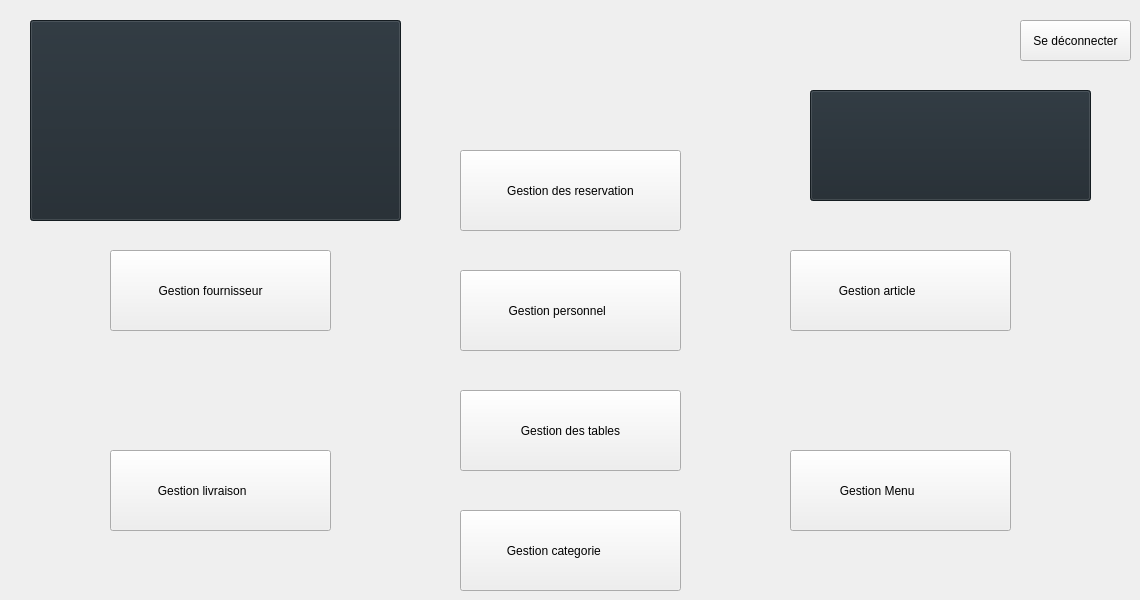
    <widget class="QWidget" name="acceuil">
     <widget class="QPushButton" name="gestion_personnel">
      <property name="geometry">
       <rect>
        <x>460</x>
        <y>270</y>
        <width>221</width>
        <height>81</height>
       </rect>
      </property>
      <property name="styleSheet">
       <string notr="true"/>
      </property>
      <property name="text">
       <string>Gestion personnel        </string>
      </property>
      <property name="icon">
       <iconset resource="Ressources.qrc">
        <normaloff>:/new/images/images/unnamed.png</normaloff>:/new/images/images/unnamed.png</iconset>
      </property>
      <property name="iconSize">
       <size>
        <width>40</width>
        <height>40</height>
       </size>
      </property>
     </widget>
     <widget class="QPushButton" name="gestio_tables">
      <property name="geometry">
       <rect>
        <x>460</x>
        <y>390</y>
        <width>221</width>
        <height>81</height>
       </rect>
      </property>
      <property name="text">
       <string>Gestion des tables</string>
      </property>
      <property name="icon">
       <iconset resource="Ressources.qrc">
        <normaloff>:/new/images/images/restaurant-table.png</normaloff>:/new/images/images/restaurant-table.png</iconset>
      </property>
      <property name="iconSize">
       <size>
        <width>40</width>
        <height>40</height>
       </size>
      </property>
     </widget>
     <widget class="QLabel" name="accueil">
      <property name="geometry">
       <rect>
        <x>470</x>
        <y>-50</y>
        <width>191</width>
        <height>51</height>
       </rect>
      </property>
      <property name="text">
       <string>&lt;html&gt;&lt;head/&gt;&lt;body&gt;&lt;p&gt;&lt;span style=&quot; font-size:26pt; font-weight:600; color:#aaaa00;&quot;&gt;ACCUEIL&lt;/span&gt;&lt;/p&gt;&lt;/body&gt;&lt;/html&gt;</string>
      </property>
      <property name="textFormat">
       <enum>Qt::RichText</enum>
      </property>
     </widget>
     <widget class="QPushButton" name="pushButton_4">
      <property name="geometry">
       <rect>
        <x>1020</x>
        <y>20</y>
        <width>111</width>
        <height>41</height>
       </rect>
      </property>
      <property name="text">
       <string>Se déconnecter</string>
      </property>
     </widget>
     <widget class="QPushButton" name="menu">
      <property name="geometry">
       <rect>
        <x>790</x>
        <y>450</y>
        <width>221</width>
        <height>81</height>
       </rect>
      </property>
      <property name="styleSheet">
       <string notr="true"/>
      </property>
      <property name="text">
       <string>Gestion Menu              </string>
      </property>
      <property name="icon">
       <iconset resource="Ressources.qrc">
        <normaloff>:/new/images/images/450210.png</normaloff>:/new/images/images/450210.png</iconset>
      </property>
      <property name="iconSize">
       <size>
        <width>38</width>
        <height>38</height>
       </size>
      </property>
     </widget>
     <widget class="QPushButton" name="gestion_categorie">
      <property name="geometry">
       <rect>
        <x>460</x>
        <y>510</y>
        <width>221</width>
        <height>81</height>
       </rect>
      </property>
      <property name="styleSheet">
       <string notr="true"/>
      </property>
      <property name="text">
       <string>Gestion categorie          </string>
      </property>
      <property name="icon">
       <iconset resource="Ressources.qrc">
        <normaloff>:/new/images/images/kissclipart-circle-clipart-number-brand-a48dff2275e177b8.png</normaloff>:/new/images/images/kissclipart-circle-clipart-number-brand-a48dff2275e177b8.png</iconset>
      </property>
      <property name="iconSize">
       <size>
        <width>40</width>
        <height>40</height>
       </size>
      </property>
     </widget>
     <widget class="QPushButton" name="gestion_livraison">
      <property name="geometry">
       <rect>
        <x>110</x>
        <y>450</y>
        <width>221</width>
        <height>81</height>
       </rect>
      </property>
      <property name="styleSheet">
       <string notr="true"/>
      </property>
      <property name="text">
       <string>Gestion livraison           </string>
      </property>
      <property name="icon">
       <iconset resource="Ressources.qrc">
        <normaloff>:/new/images/images/2830175.png</normaloff>:/new/images/images/2830175.png</iconset>
      </property>
      <property name="iconSize">
       <size>
        <width>40</width>
        <height>40</height>
       </size>
      </property>
     </widget>
     <widget class="QPushButton" name="gestion_fournisseur">
      <property name="geometry">
       <rect>
        <x>110</x>
        <y>250</y>
        <width>221</width>
        <height>81</height>
       </rect>
      </property>
      <property name="styleSheet">
       <string notr="true"/>
      </property>
      <property name="text">
       <string>Gestion fournisseur      </string>
      </property>
      <property name="icon">
       <iconset resource="Ressources.qrc">
        <normaloff>:/new/images/images/1561391-200.png</normaloff>:/new/images/images/1561391-200.png</iconset>
      </property>
      <property name="iconSize">
       <size>
        <width>40</width>
        <height>40</height>
       </size>
      </property>
     </widget>
     <widget class="QPushButton" name="pushButton">
      <property name="geometry">
       <rect>
        <x>810</x>
        <y>90</y>
        <width>281</width>
        <height>111</height>
       </rect>
      </property>
      <property name="styleSheet">
       <string notr="true">QPushButton
{
 
    background-color: #1e272e;
    
    border-color: #1e272e;
   
}</string>
      </property>
      <property name="text">
       <string/>
      </property>
      <property name="icon">
       <iconset resource="Ressources.qrc">
        <normaloff>:/new/images/images/ESPRIT.png</normaloff>:/new/images/images/ESPRIT.png</iconset>
      </property>
      <property name="iconSize">
       <size>
        <width>160</width>
        <height>160</height>
       </size>
      </property>
     </widget>
     <widget class="QPushButton" name="gestion_article">
      <property name="geometry">
       <rect>
        <x>790</x>
        <y>250</y>
        <width>221</width>
        <height>81</height>
       </rect>
      </property>
      <property name="styleSheet">
       <string notr="true"/>
      </property>
      <property name="text">
       <string>Gestion article              </string>
      </property>
      <property name="icon">
       <iconset resource="Ressources.qrc">
        <normaloff>:/new/images/images/1375136.png</normaloff>:/new/images/images/1375136.png</iconset>
      </property>
      <property name="iconSize">
       <size>
        <width>40</width>
        <height>40</height>
       </size>
      </property>
     </widget>
     <widget class="QPushButton" name="pushButton_acceuil">
      <property name="geometry">
       <rect>
        <x>460</x>
        <y>150</y>
        <width>221</width>
        <height>81</height>
       </rect>
      </property>
      <property name="styleSheet">
       <string notr="true"/>
      </property>
      <property name="text">
       <string>Gestion des reservation</string>
      </property>
      <property name="icon">
       <iconset resource="Ressources.qrc">
        <normaloff>:/new/images/images/restaurant-reservation-2-923477.png</normaloff>:/new/images/images/restaurant-reservation-2-923477.png</iconset>
      </property>
      <property name="iconSize">
       <size>
        <width>40</width>
        <height>40</height>
       </size>
      </property>
     </widget>
     <widget class="QPushButton" name="pushButton_3">
      <property name="geometry">
       <rect>
        <x>30</x>
        <y>20</y>
        <width>371</width>
        <height>201</height>
       </rect>
      </property>
      <property name="styleSheet">
       <string notr="true">QPushButton
{
 
    background-color: #1e272e;
    
    border-color: #1e272e;
   
}</string>
      </property>
      <property name="text">
       <string/>
      </property>
      <property name="icon">
       <iconset resource="Ressources.qrc">
        <normaloff>:/new/images/images/Image4.png</normaloff>:/new/images/images/Image4.png</iconset>
      </property>
      <property name="iconSize">
       <size>
        <width>140</width>
        <height>140</height>
       </size>
      </property>
     </widget>
     <widget class="QLabel" name="test">
      <property name="geometry">
       <rect>
        <x>520</x>
        <y>110</y>
        <width>121</width>
        <height>31</height>
       </rect>
      </property>
      <property name="text">
       <string/>
      </property>
     </widget>
    </widget>
